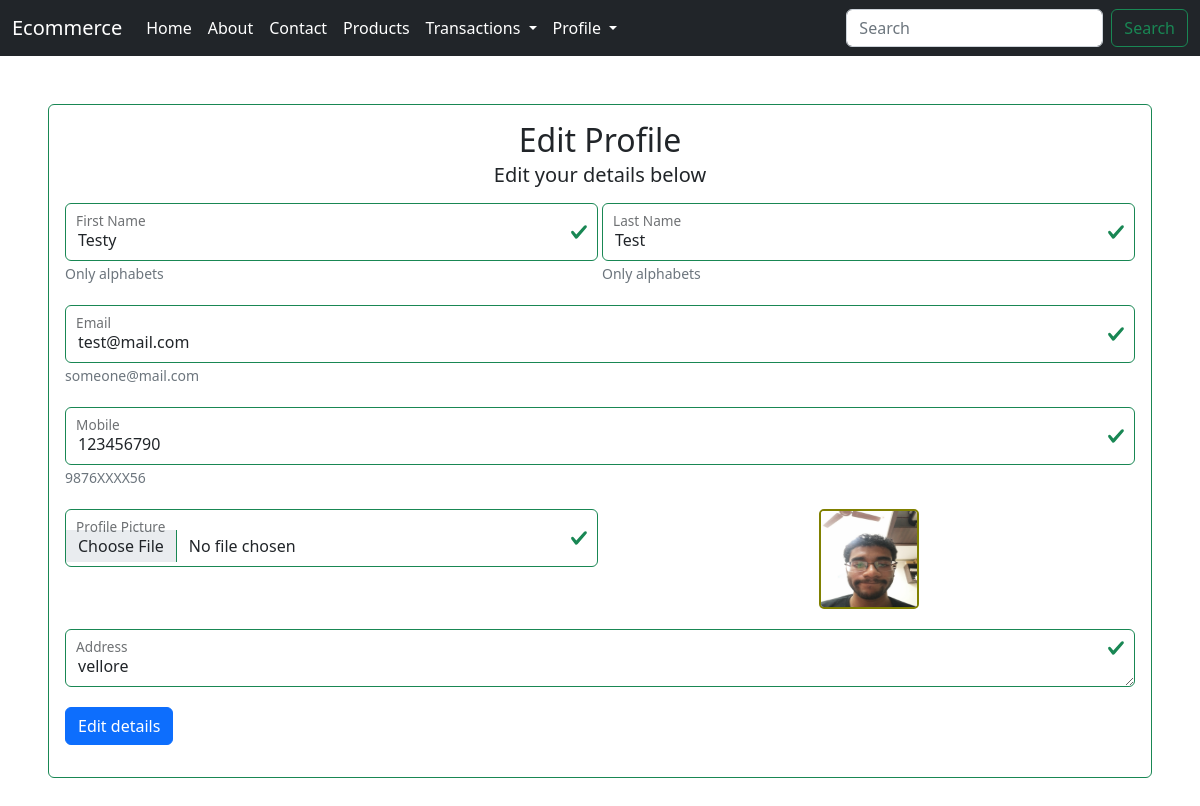
The app's page /edit_profile/ (signed in) with its own data.
### ecommerceapp/models.py (models this page shows, shortened)
class UserProfile(models.Model):
    user=models.ForeignKey(User, on_delete=models.CASCADE, null=True, blank=True)
    mobile=models.CharField(max_length=100, null=True, blank=True)
    address=models.TextField(null=True, blank=True)
    image=models.FileField(null=True, blank=True)

### ecommerceapp/views.py (the view, shortened to what this page needs)
# urls.py: path('edit_profile/', edit_profile, name="edit_profile"),
def edit_profile(request):
    user=UserProfile.objects.get(user=request.user)
    return render(request, "edit_profile.html", locals())

### ecommerceapp/templates/edit_profile.html (shortened to what this page needs)
{% load static %}
{% include 'navbar.html' %}
<div class="card m-5 border border-success">
    <div class="card-body">
        <h2 class="card-title text-center">Edit Profile</h5>
            <h5 class="card-subtitle mb-2 text-body-secondary text-center pb-2">Edit your details below</h6>
                <form class="was-validated row g-1" name="signup" method="post" onsubmit="return(check())" enctype="multipart/form-data">
                    <div class="form-floating col-md-6 mb-3">
                        <input type="text" class="form-control" id="fname" name="fname" placeholder="First Name" required
                            pattern="[A-Za-z]+" value="{{user.user.first_name}}">
                        <label for="fname" class="form-label">First Name</label>
                        <span class="form-text">
                            Only alphabets
                        </span>
                    </div>
                    <div class="form-floating col-md-6 mb-3">
                        <input type="text" class="form-control" id="lname" name="lname" placeholder="Last Name" required value="{{user.user.last_name}}"
                            pattern="[A-Za-z]+">
                        <label for="lname" class="form-label">Last Name</label>
                        <span class="form-text">
                            Only alphabets
                        </span>
                    </div>
                    <div class="form-floating col-md-12 mb-3">
                        <input type="email" class="form-control" id="email" name="email" placeholder="Email" value="{{user.user.email}}" required>
                        <label for="email" class="form-label">Email</label>
                        <span class="form-text">
                            someone@mail.com
                        </span>
                    </div>
                    <div class="form-floating col-md-12 mb-3">
                        <input type="text" class="form-control" id="mobile" name="mobile" placeholder="Mobile Number" value="{{user.mobile}}" required>
                        <label for="mobile" class="form-label">Mobile</label>
                        <span class="form-text">
                            9876XXXX56
                        </span>
                    </div>
                    <div class="form-floating col-md-6 mb-3">
                        <input type="file" class="form-control" id="image" name="image">
                        <label for="image" class="form-label">Profile Picture</label>
                    </div>
                    <div class="form-floating col-md-6 mb-3 d-flex justify-content-center">
                        <img src="{{user.image.url}}" alt="Profile Picture" style="height: 100px; width: 100px; border-radius: 5px; border: 2px solid olive;">
                    </div>
                    <div class="form-floating col-md-12 mb-3">
                        <textarea name="address" id="address" cols="30" rows="10" class="form-control" required placeholder="Address">{{user.address}}</textarea>
                        <label for="address" class="form-label">Address</label>
                    </div>
                    <div class="mb-3">
                        <button class="btn btn-primary" type="submit" value="submit">Edit details</button>
                    </div>
                </form>
    </div>
</div>

### records on screen
UserProfile: fname "Testy", lname "Test", email "test@mail.com", mobile "123456790", image (picture), address "vellore"
